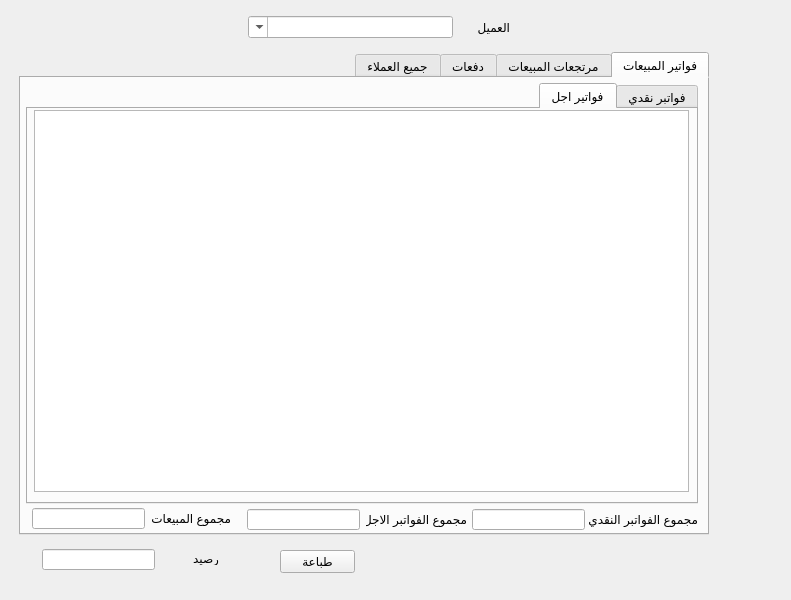
<?xml version="1.0" encoding="UTF-8"?>
<ui version="4.0">
 <class>customer_report</class>
 <widget class="QWidget" name="customer_report">
  <property name="geometry">
   <rect>
    <x>0</x>
    <y>0</y>
    <width>791</width>
    <height>600</height>
   </rect>
  </property>
  <property name="windowTitle">
   <string>Form</string>
  </property>
  <widget class="QLineEdit" name="balance">
   <property name="geometry">
    <rect>
     <x>42</x>
     <y>549</y>
     <width>113</width>
     <height>21</height>
    </rect>
   </property>
   <property name="readOnly">
    <bool>true</bool>
   </property>
  </widget>
  <widget class="QTabWidget" name="tabWidget">
   <property name="geometry">
    <rect>
     <x>19</x>
     <y>52</y>
     <width>690</width>
     <height>483</height>
    </rect>
   </property>
   <property name="layoutDirection">
    <enum>Qt::RightToLeft</enum>
   </property>
   <property name="tabPosition">
    <enum>QTabWidget::North</enum>
   </property>
   <property name="tabShape">
    <enum>QTabWidget::Rounded</enum>
   </property>
   <property name="currentIndex">
    <number>0</number>
   </property>
   <property name="elideMode">
    <enum>Qt::ElideNone</enum>
   </property>
   <widget class="QWidget" name="ggg_6">
    <attribute name="title">
     <string>فواتير المبيعات</string>
    </attribute>
    <widget class="QTabWidget" name="tabWidget_12">
     <property name="geometry">
      <rect>
       <x>5</x>
       <y>5</y>
       <width>672</width>
       <height>421</height>
      </rect>
     </property>
     <property name="currentIndex">
      <number>1</number>
     </property>
     <widget class="QWidget" name="tab_36">
      <attribute name="title">
       <string>فواتبر نقدي</string>
      </attribute>
      <widget class="QTableView" name="puchase_cash_view_6">
       <property name="geometry">
        <rect>
         <x>11</x>
         <y>1</y>
         <width>655</width>
         <height>382</height>
        </rect>
       </property>
       <property name="editTriggers">
        <set>QAbstractItemView::NoEditTriggers</set>
       </property>
       <property name="selectionBehavior">
        <enum>QAbstractItemView::SelectRows</enum>
       </property>
       <attribute name="verticalHeaderVisible">
        <bool>false</bool>
       </attribute>
      </widget>
     </widget>
     <widget class="QWidget" name="tab_37">
      <attribute name="title">
       <string>فواتير اجل</string>
      </attribute>
      <widget class="QTableView" name="puchase_credit_view_6">
       <property name="geometry">
        <rect>
         <x>6</x>
         <y>1</y>
         <width>655</width>
         <height>382</height>
        </rect>
       </property>
       <property name="editTriggers">
        <set>QAbstractItemView::NoEditTriggers</set>
       </property>
       <property name="selectionBehavior">
        <enum>QAbstractItemView::SelectRows</enum>
       </property>
       <attribute name="verticalHeaderVisible">
        <bool>false</bool>
       </attribute>
      </widget>
     </widget>
    </widget>
    <widget class="QLineEdit" name="pur_cash_total_6">
     <property name="geometry">
      <rect>
       <x>451</x>
       <y>431</y>
       <width>113</width>
       <height>21</height>
      </rect>
     </property>
     <property name="readOnly">
      <bool>true</bool>
     </property>
    </widget>
    <widget class="QLineEdit" name="pur_credit_total_6">
     <property name="geometry">
      <rect>
       <x>226</x>
       <y>431</y>
       <width>113</width>
       <height>21</height>
      </rect>
     </property>
     <property name="readOnly">
      <bool>true</bool>
     </property>
    </widget>
    <widget class="QLineEdit" name="pur_total_6">
     <property name="geometry">
      <rect>
       <x>11</x>
       <y>430</y>
       <width>113</width>
       <height>21</height>
      </rect>
     </property>
     <property name="readOnly">
      <bool>true</bool>
     </property>
    </widget>
    <widget class="QLabel" name="label_47">
     <property name="geometry">
      <rect>
       <x>125</x>
       <y>432</y>
       <width>85</width>
       <height>16</height>
      </rect>
     </property>
     <property name="text">
      <string>مجموع المبيعات</string>
     </property>
    </widget>
    <widget class="QLabel" name="label_48">
     <property name="geometry">
      <rect>
       <x>345</x>
       <y>433</y>
       <width>101</width>
       <height>16</height>
      </rect>
     </property>
     <property name="text">
      <string>مجموع الفواتبر الاجل</string>
     </property>
    </widget>
    <widget class="QLabel" name="label_49">
     <property name="geometry">
      <rect>
       <x>561</x>
       <y>433</y>
       <width>116</width>
       <height>16</height>
      </rect>
     </property>
     <property name="text">
      <string>مجموع الفواتبر النقدي</string>
     </property>
    </widget>
   </widget>
   <widget class="QWidget" name="tab_38">
    <attribute name="title">
     <string>مرتجعات المبيعات</string>
    </attribute>
    <widget class="QTabWidget" name="tabWidget_13">
     <property name="geometry">
      <rect>
       <x>16</x>
       <y>2</y>
       <width>672</width>
       <height>421</height>
      </rect>
     </property>
     <property name="currentIndex">
      <number>1</number>
     </property>
     <widget class="QWidget" name="tab_39">
      <attribute name="title">
       <string>فواتبر نقدي</string>
      </attribute>
      <widget class="QTableView" name="pur_cash_return_view_6">
       <property name="geometry">
        <rect>
         <x>13</x>
         <y>3</y>
         <width>654</width>
         <height>378</height>
        </rect>
       </property>
       <property name="selectionBehavior">
        <enum>QAbstractItemView::SelectRows</enum>
       </property>
       <attribute name="verticalHeaderVisible">
        <bool>false</bool>
       </attribute>
      </widget>
     </widget>
     <widget class="QWidget" name="tab_40">
      <attribute name="title">
       <string>فواتير اجل</string>
      </attribute>
      <widget class="QTableView" name="pur_credit_return_view_6">
       <property name="geometry">
        <rect>
         <x>11</x>
         <y>4</y>
         <width>654</width>
         <height>378</height>
        </rect>
       </property>
       <property name="selectionBehavior">
        <enum>QAbstractItemView::SelectRows</enum>
       </property>
       <attribute name="verticalHeaderVisible">
        <bool>false</bool>
       </attribute>
      </widget>
     </widget>
    </widget>
    <widget class="QLabel" name="label_50">
     <property name="geometry">
      <rect>
       <x>126</x>
       <y>427</y>
       <width>85</width>
       <height>16</height>
      </rect>
     </property>
     <property name="text">
      <string>مجموع المرتجعات</string>
     </property>
    </widget>
    <widget class="QLineEdit" name="pur_re_credit_total_6">
     <property name="geometry">
      <rect>
       <x>227</x>
       <y>426</y>
       <width>113</width>
       <height>21</height>
      </rect>
     </property>
     <property name="readOnly">
      <bool>true</bool>
     </property>
    </widget>
    <widget class="QLabel" name="label_51">
     <property name="geometry">
      <rect>
       <x>562</x>
       <y>428</y>
       <width>116</width>
       <height>16</height>
      </rect>
     </property>
     <property name="text">
      <string>مجموع الفواتبر النقدي</string>
     </property>
    </widget>
    <widget class="QLineEdit" name="pur_re_cash_total_6">
     <property name="geometry">
      <rect>
       <x>452</x>
       <y>426</y>
       <width>113</width>
       <height>21</height>
      </rect>
     </property>
     <property name="readOnly">
      <bool>true</bool>
     </property>
    </widget>
    <widget class="QLineEdit" name="pur_re_total_6">
     <property name="geometry">
      <rect>
       <x>12</x>
       <y>425</y>
       <width>113</width>
       <height>21</height>
      </rect>
     </property>
     <property name="readOnly">
      <bool>true</bool>
     </property>
    </widget>
    <widget class="QLabel" name="label_52">
     <property name="geometry">
      <rect>
       <x>346</x>
       <y>428</y>
       <width>101</width>
       <height>16</height>
      </rect>
     </property>
     <property name="text">
      <string>مجموع الفواتبر الاجل</string>
     </property>
    </widget>
   </widget>
   <widget class="QWidget" name="tab_41">
    <attribute name="title">
     <string>دفعات</string>
    </attribute>
    <widget class="QTableView" name="payment_view_6">
     <property name="geometry">
      <rect>
       <x>4</x>
       <y>5</y>
       <width>676</width>
       <height>409</height>
      </rect>
     </property>
     <property name="selectionBehavior">
      <enum>QAbstractItemView::SelectRows</enum>
     </property>
     <attribute name="verticalHeaderVisible">
      <bool>false</bool>
     </attribute>
    </widget>
    <widget class="QLineEdit" name="payment_total_6">
     <property name="geometry">
      <rect>
       <x>24</x>
       <y>420</y>
       <width>113</width>
       <height>21</height>
      </rect>
     </property>
     <property name="readOnly">
      <bool>true</bool>
     </property>
    </widget>
    <widget class="QLabel" name="label_53">
     <property name="geometry">
      <rect>
       <x>141</x>
       <y>422</y>
       <width>91</width>
       <height>16</height>
      </rect>
     </property>
     <property name="text">
      <string>مجموع الدفعات</string>
     </property>
    </widget>
   </widget>
   <widget class="QWidget" name="tab_42">
    <attribute name="title">
     <string>جميع العملاء</string>
    </attribute>
    <widget class="QTableView" name="supplier_view_6">
     <property name="geometry">
      <rect>
       <x>5</x>
       <y>3</y>
       <width>678</width>
       <height>414</height>
      </rect>
     </property>
     <property name="selectionBehavior">
      <enum>QAbstractItemView::SelectRows</enum>
     </property>
     <attribute name="verticalHeaderVisible">
      <bool>false</bool>
     </attribute>
    </widget>
    <widget class="QLabel" name="label_54">
     <property name="geometry">
      <rect>
       <x>153</x>
       <y>425</y>
       <width>87</width>
       <height>16</height>
      </rect>
     </property>
     <property name="text">
      <string>مجموع المديونية</string>
     </property>
    </widget>
    <widget class="QLineEdit" name="total_balance_6">
     <property name="geometry">
      <rect>
       <x>32</x>
       <y>424</y>
       <width>113</width>
       <height>21</height>
      </rect>
     </property>
     <property name="readOnly">
      <bool>true</bool>
     </property>
    </widget>
    <widget class="QCheckBox" name="checkBox_6">
     <property name="geometry">
      <rect>
       <x>534</x>
       <y>424</y>
       <width>116</width>
       <height>19</height>
      </rect>
     </property>
     <property name="text">
      <string>اخفاء الارصدة </string>
     </property>
    </widget>
   </widget>
  </widget>
  <widget class="QLabel" name="label_2">
   <property name="geometry">
    <rect>
     <x>172</x>
     <y>552</y>
     <width>47</width>
     <height>13</height>
    </rect>
   </property>
   <property name="text">
    <string>رصيد</string>
   </property>
  </widget>
  <widget class="QWidget" name="layoutWidget">
   <property name="geometry">
    <rect>
     <x>248</x>
     <y>15</y>
     <width>262</width>
     <height>24</height>
    </rect>
   </property>
   <layout class="QHBoxLayout" name="horizontalLayout_6" stretch="4,1">
    <item>
     <widget class="QComboBox" name="customer">
      <property name="layoutDirection">
       <enum>Qt::RightToLeft</enum>
      </property>
      <property name="editable">
       <bool>true</bool>
      </property>
     </widget>
    </item>
    <item>
     <widget class="QLabel" name="label_55">
      <property name="text">
       <string>العميل</string>
      </property>
     </widget>
    </item>
   </layout>
  </widget>
  <widget class="QPushButton" name="pushButton">
   <property name="geometry">
    <rect>
     <x>280</x>
     <y>550</y>
     <width>75</width>
     <height>23</height>
    </rect>
   </property>
   <property name="text">
    <string>طباعة</string>
   </property>
  </widget>
 </widget>
 <resources/>
 <connections/>
</ui>
